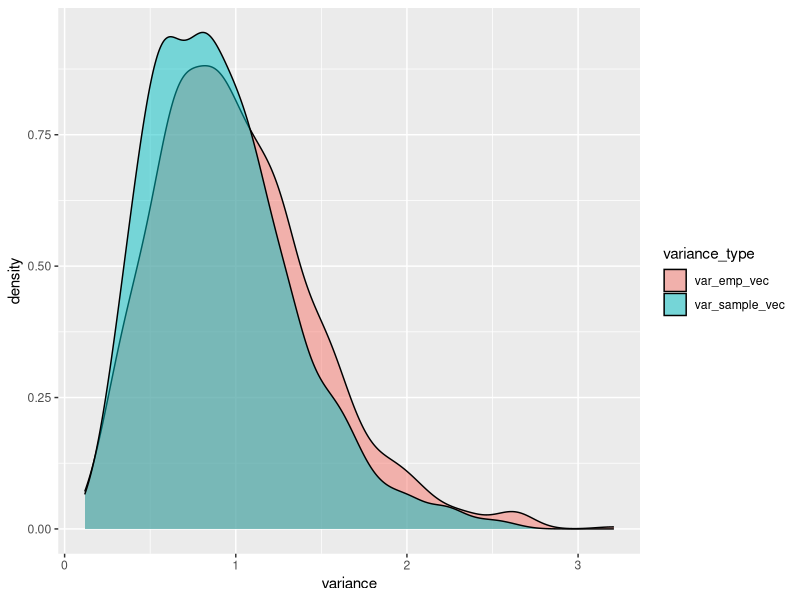
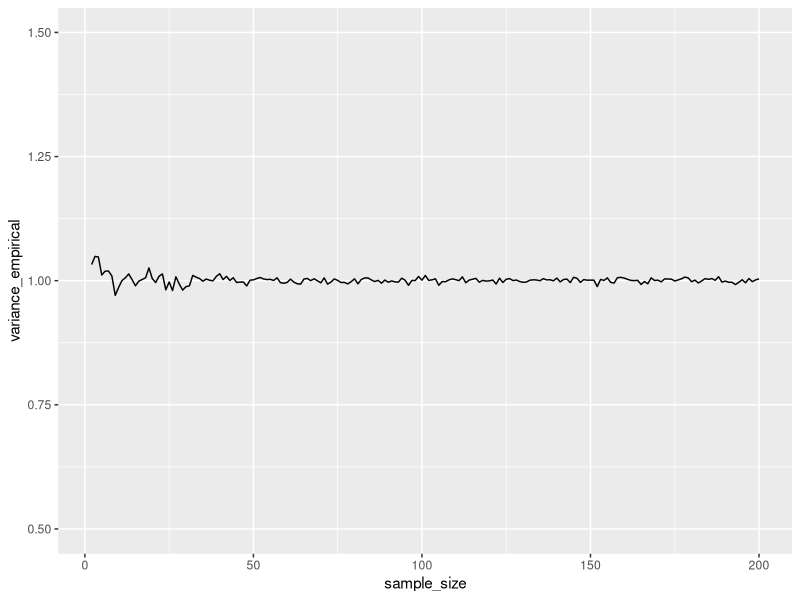
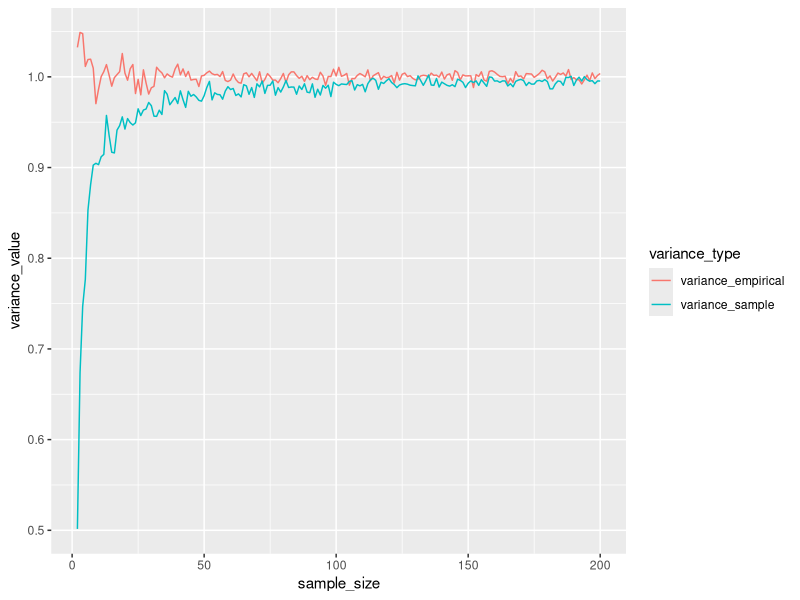
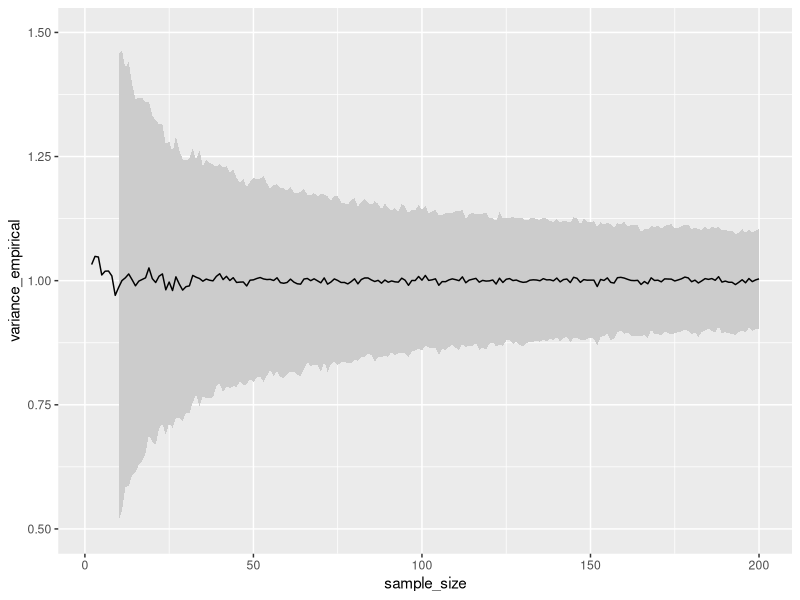

Write R code to recreate these figures, in order. (Note: a time limit stopped this script after it produced the figures.)
## ---- chunk 1
knitr::opts_chunk$set(echo = TRUE,
                      cache = TRUE, 
                      fig.align = "center")
## ---- chunk 2
library(tidyverse)
library(magrittr)
## ---- chunk 3
var_emp <- function(n = 10) {
  
  rnorm(n = n, mean = 0, sd = 1) %>% 
    var()
}

# test it:
set.seed(42)
var_emp()
## ---- chunk 4
n <- 10  # sample size
n_max <- 200  # max sample size to consider later on


var_sample <- function(n = 10) {
  
  rnorm(n = n, mean = 0, sd = 1) %>% 
      var(.) %>% 
     `*`((n-1)/n)
}

set.seed(42)
var_sample()
## ---- chunk 5
m <- 1000
df_variance <- data_frame(id = 1:m)

df_variance %<>% 
  mutate(var_emp_vec = replicate(n = m, var_emp()),
         var_sample_vec = replicate(n = m, 
                                    var_sample())) %>% 
  gather(key = variance_type, value = variance, -id)
## ---- chunk 6
df_variance %>% 
  ggplot() +
  aes(x = variance, fill = variance_type) +
  geom_density(alpha = .5)
## ---- chunk 7
df_variance %>% 
  group_by(variance_type) %>% 
  summarise(mean_variance = mean(variance))
## ---- chunk 8
df_variance %>% 
  split(.$variance_type) %>% 
  map(~quantile(.$variance, probs = c(.055, .5, .945)))

## ---- chunk 9
simu_mean <- function(n = 10, m = 1000, correction = 1){
  replicate(n = m, var_emp(n = n) * correction) %>% 
  mean()
}
## ---- chunk 10
set.seed(42)
simu_mean()

## ---- chunk 11
sizes <- 2:n_max


sizes %>% 
  map_dbl(~simu_mean(n = .)) %>% 
  as_tibble -> simu_df

simu_df %<>%
  mutate(sample_size = sizes)

names(simu_df)[1] <- "variance_empirical"
## ---- chunk 12
simu_df %>% 
  ggplot +
  aes(x = sample_size, y = variance_empirical) +
  geom_line() +
  scale_y_continuous(limits = c(0.5, 1.5))
## ---- chunk 13
sizes <-2:n_max

sizes %>% 
  map_dbl(~simu_mean(n = ., correction = (. -1) / .)) %>% 
  as_tibble -> simu_df_sample

simu_df_sample %<>% 
  mutate(sample_size = sizes) 

names(simu_df_sample)[1] <-"variance_sample"

## ---- chunk 14
simu_df %>% 
  left_join(simu_df_sample, by = "sample_size") %>% 
  gather(key = variance_type, value = variance_value, -sample_size) %>% 
  ggplot() +
  aes(x = sample_size, y = variance_value, color = variance_type) +
  geom_line()
## ---- chunk 15
simu_mean_sd <- function(n = 10, m = 1000, correction = 1){
  simu_var_vec <- replicate(n = m, var_emp(n = n) * correction) 
  simu_var_mean <- mean(simu_var_vec)
  simu_var_sd <- sd(simu_var_vec)
  
  return(list(simu_var_mean = simu_var_mean,
              simu_var_sd = simu_var_sd))
}
## ---- chunk 16
sizes <- 2:n_max


df_variance_sds <- data_frame(sample_size = sizes)

df_variance_sds %<>% 
  rowwise() %>% 
  mutate(simu_mean_sd = simu_mean_sd(n = sample_size)[[2]])


df_variance_sds %<>%
  left_join(simu_df)

## ---- chunk 17
df_variance_sds %>% 
  ggplot +
  aes(x = sample_size, y = variance_empirical) +
  geom_ribbon(aes(ymin = variance_empirical - simu_mean_sd,
                  ymax = variance_empirical + simu_mean_sd),
              fill = "grey80") +
  geom_line() +
  scale_y_continuous(limits = c(0.5, 1.5))
## ---- chunk 18
n_max <- 1000
sizes <- 2:n_max


df_variance_sds <- data_frame(sample_size = sizes)

df_variance_sds %<>% 
  rowwise() %>% 
  mutate(simu_mean_sd = simu_mean_sd(n = sample_size)[[2]],
         simu_mean_avg = simu_mean_sd(n = sample_size)[[1]])


## ---- chunk 19
df_variance_sds %>% 
  ggplot +
  aes(x = sample_size, y = simu_mean_avg) +
  geom_ribbon(aes(ymin = simu_mean_avg - simu_mean_sd,
                  ymax = simu_mean_avg + simu_mean_sd),
              fill = "grey80") +
  geom_line() +
  scale_y_continuous(limits = c(0.5, 1.5))
## ---- chunk 20
df_variance_sds %<>% 
  mutate(width = 2 * simu_mean_sd) %>% 
  arrange(width) 

df_variance_sds
## ---- chunk 21
max(df_variance_sds$width)
min(df_variance_sds$width)

## ---- chunk 22
quantile(df_variance_sds$width, probs = c(0.1, 0.5, 0.9)) 
## ---- chunk 23
df_variance_sds %>% 
  filter(width < 0.201 & width > 0.199) %>% 
  arrange(sample_size)
## ---- chunk 24
quantile(df_variance_sds$simu_mean_sd, probs = c(0.01, 0.1, 0.5, 0.9, .99)) 
